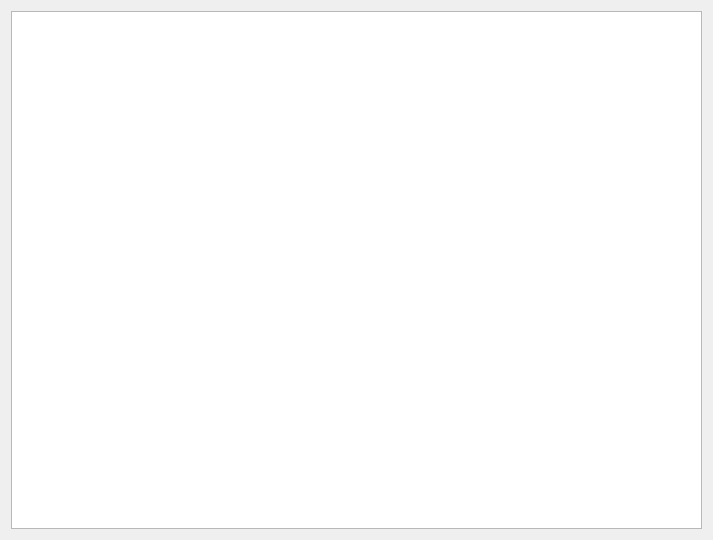
<?xml version="1.0" encoding="UTF-8"?>
<ui version="4.0">
 <class>DialogLog</class>
 <widget class="QDialog" name="DialogLog">
  <property name="geometry">
   <rect>
    <x>0</x>
    <y>0</y>
    <width>713</width>
    <height>540</height>
   </rect>
  </property>
  <property name="windowTitle">
   <string>Moolticute log</string>
  </property>
  <layout class="QVBoxLayout" name="verticalLayout">
   <item>
    <widget class="OutputLog" name="plainTextEdit"/>
   </item>
  </layout>
 </widget>
 <customwidgets>
  <customwidget>
   <class>OutputLog</class>
   <extends>QPlainTextEdit</extends>
   <header>OutputLog.h</header>
  </customwidget>
 </customwidgets>
 <resources/>
 <connections/>
</ui>
